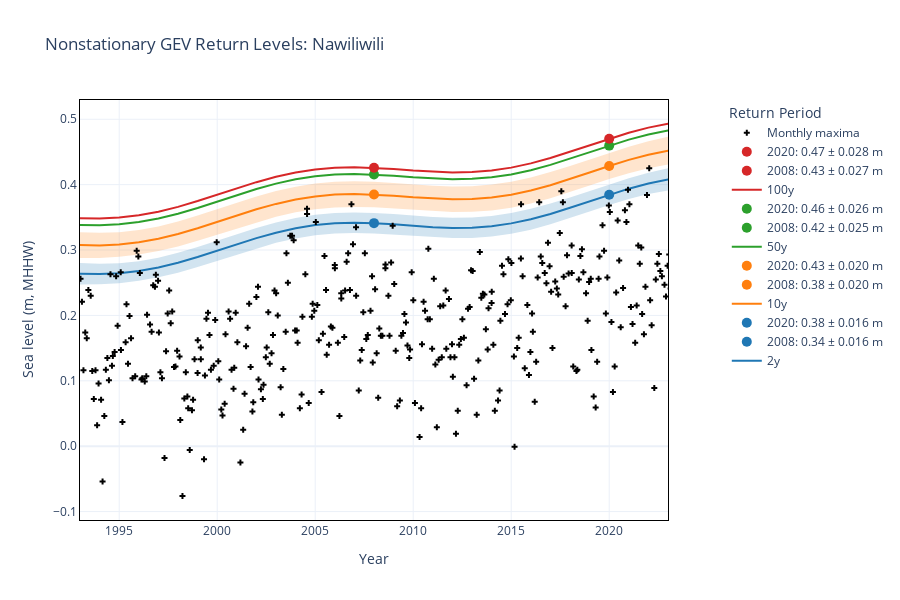

The code cell stored with this chart in its notebook:
### Markdown cell above
We can also make it interactive.

### Code cell
#The mean of the location parameter should be the mean of the monthly maxima
meanmaxSL = w_cvte2[1]-STNDtoMHHW
#The standard deviation should be the standard deviation of the monthly maxima  
rangemaxSL = w_cvte2[2]
fig = plotting.plotTimeDependentReturnValue_plotly(stationID, 
                                                   STNDtoMHHW, 
                                                   dirs['model_output_dir'], 
                                                   station_name, 
                                                   mm, 
                                                   year0plot, 
                                                   meanmaxSL, 
                                                   rangemaxSL,
                                                   specModel='RL_muN.nc')

### Figure 1 — Plotly figure (JSON) as saved in the notebook; plotly's stock layout.template omitted (floating-point values rounded to 4 significant figures; data arrays with more than 128 entries replaced by an {"elided": "..."} marker saying what was removed)
{"data": [{"hovertemplate": "%{x:.0f}: %{y:.3f} m", "line": {"color": "#1f77b4", "width": 2}, "mode": "lines", "name": "2y", "type": "scatter", "x": [1993.0, 1994.0, 1995.0, 1996.0, 1997.0, 1998.0, 1999.0, 2000.0, 2001.0, 2002.0, 2003.0, 2004.0, 2005.0, 2006.0, 2007.0, 2008.0, 2009.0, 2010.0, 2011.0, 2012.0, 2013.0, 2014.0, 2015.0, 2016.0, 2017.0, 2018.0, 2019.0, 2020.0, 2021.0, 2022.0, 2023.0, 2024.0], "y": [0.2637, 0.2632, 0.2645, 0.2679, 0.2733, 0.2806, 0.2893, 0.2989, 0.3088, 0.3182, 0.3265, 0.3333, 0.3381, 0.3409, 0.3418, 0.3411, 0.3392, 0.337, 0.3349, 0.3338, 0.3342, 0.3364, 0.3407, 0.3471, 0.3552, 0.3645, 0.3746, 0.3846, 0.3938, 0.4018, 0.408, 0.4122]}, {"hovertemplate": "%{x:.0f}: %{y:.3f} m", "marker": {"color": "#1f77b4", "size": 10}, "mode": "markers+text", "name": "2008: 0.34 ± 0.016 m", "textposition": "top right", "type": "scatter", "x": [2008], "y": [0.3411]}, {"hovertemplate": "%{x:.0f}: %{y:.3f} m", "marker": {"color": "#1f77b4", "size": 10}, "mode": "markers+text", "name": "2020: 0.38 ± 0.016 m", "textposition": "top right", "type": "scatter", "x": [2020], "y": [0.3846]}, {"hovertemplate": "%{x:.0f}: %{y:.3f} m", "line": {"color": "#ff7f0e", "width": 2}, "mode": "lines", "name": "10y", "type": "scatter", "x": [1993.0, 1994.0, 1995.0, 1996.0, 1997.0, 1998.0, 1999.0, 2000.0, 2001.0, 2002.0, 2003.0, 2004.0, 2005.0, 2006.0, 2007.0, 2008.0, 2009.0, 2010.0, 2011.0, 2012.0, 2013.0, 2014.0, 2015.0, 2016.0, 2017.0, 2018.0, 2019.0, 2020.0, 2021.0, 2022.0, 2023.0, 2024.0], "y": [0.3075, 0.3071, 0.3084, 0.3118, 0.3172, 0.3246, 0.3333, 0.3429, 0.3528, 0.3622, 0.3705, 0.3773, 0.382, 0.3848, 0.3856, 0.3849, 0.383, 0.3807, 0.3787, 0.3776, 0.378, 0.3803, 0.3847, 0.3911, 0.3992, 0.4086, 0.4186, 0.4286, 0.4378, 0.4458, 0.452, 0.4561]}, {"hovertemplate": "%{x:.0f}: %{y:.3f} m", "marker": {"color": "#ff7f0e", "size": 10}, "mode": "markers+text", "name": "2008: 0.38 ± 0.020 m", "textposition": "top right", "type": "scatter", "x": [2008], "y": [0.3849]}, {"hovertemplate": "%{x:.0f}: %{y:.3f} m", "marker": {"color": "#ff7f0e", "size": 10}, "mode": "markers+text", "name": "2020: 0.43 ± 0.020 m", "textposition": "top right", "type": "scatter", "x": [2020], "y": [0.4286]}, {"hovertemplate": "%{x:.0f}: %{y:.3f} m", "line": {"color": "#2ca02c", "width": 2}, "mode": "lines", "name": "50y", "type": "scatter", "x": [1993.0, 1994.0, 1995.0, 1996.0, 1997.0, 1998.0, 1999.0, 2000.0, 2001.0, 2002.0, 2003.0, 2004.0, 2005.0, 2006.0, 2007.0, 2008.0, 2009.0, 2010.0, 2011.0, 2012.0, 2013.0, 2014.0, 2015.0, 2016.0, 2017.0, 2018.0, 2019.0, 2020.0, 2021.0, 2022.0, 2023.0, 2024.0], "y": [0.3383, 0.3379, 0.3393, 0.3427, 0.3482, 0.3556, 0.3644, 0.374, 0.3839, 0.3933, 0.4016, 0.4082, 0.4129, 0.4156, 0.4164, 0.4156, 0.4138, 0.4115, 0.4095, 0.4084, 0.4089, 0.4112, 0.4156, 0.4221, 0.4302, 0.4397, 0.4497, 0.4597, 0.4689, 0.4768, 0.4829, 0.487]}, {"hovertemplate": "%{x:.0f}: %{y:.3f} m", "marker": {"color": "#2ca02c", "size": 10}, "mode": "markers+text", "name": "2008: 0.42 ± 0.025 m", "textposition": "top right", "type": "scatter", "x": [2008], "y": [0.4156]}, {"hovertemplate": "%{x:.0f}: %{y:.3f} m", "marker": {"color": "#2ca02c", "size": 10}, "mode": "markers+text", "name": "2020: 0.46 ± 0.026 m", "textposition": "top right", "type": "scatter", "x": [2020], "y": [0.4597]}, {"hovertemplate": "%{x:.0f}: %{y:.3f} m", "line": {"color": "#d62728", "width": 2}, "mode": "lines", "name": "100y", "type": "scatter", "x": [1993.0, 1994.0, 1995.0, 1996.0, 1997.0, 1998.0, 1999.0, 2000.0, 2001.0, 2002.0, 2003.0, 2004.0, 2005.0, 2006.0, 2007.0, 2008.0, 2009.0, 2010.0, 2011.0, 2012.0, 2013.0, 2014.0, 2015.0, 2016.0, 2017.0, 2018.0, 2019.0, 2020.0, 2021.0, 2022.0, 2023.0, 2024.0], "y": [0.3486, 0.3482, 0.3496, 0.3531, 0.3586, 0.366, 0.3749, 0.3845, 0.3944, 0.4038, 0.412, 0.4186, 0.4233, 0.426, 0.4267, 0.4259, 0.4241, 0.4218, 0.4198, 0.4187, 0.4192, 0.4216, 0.426, 0.4325, 0.4407, 0.4501, 0.4602, 0.4702, 0.4794, 0.4872, 0.4933, 0.4973]}, {"hovertemplate": "%{x:.0f}: %{y:.3f} m", "marker": {"color": "#d62728", "size": 10}, "mode": "markers+text", "name": "2008: 0.43 ± 0.027 m", "textposition": "top right", "type": "scatter", "x": [2008], "y": [0.4259]}, {"hovertemplate": "%{x:.0f}: %{y:.3f} m", "marker": {"color": "#d62728", "size": 10}, "mode": "markers+text", "name": "2020: 0.47 ± 0.028 m", "textposition": "top right", "type": "scatter", "x": [2020], "y": [0.4702]}, {"fillcolor": "rgba(31.0, 119.0, 180.0, 0.2)", "hoverlabel": {"bgcolor": "rgba(31.0, 119.0, 180.0, 0.2)", "font": {"color": "#1f77b4"}}, "hovertemplate": "%{x:.0f}: %{y:.3f} m", "line": {"color": "rgba(31.0, 119.0, 180.0, 0)"}, "mode": "lines", "name": "Upper Confidence Interval", "showlegend": false, "type": "scatter", "x": [1993.0, 1994.0, 1995.0, 1996.0, 1997.0, 1998.0, 1999.0, 2000.0, 2001.0, 2002.0, 2003.0, 2004.0, 2005.0, 2006.0, 2007.0, 2008.0, 2009.0, 2010.0, 2011.0, 2012.0, 2013.0, 2014.0, 2015.0, 2016.0, 2017.0, 2018.0, 2019.0, 2020.0, 2021.0, 2022.0, 2023.0, 2024.0], "y": [0.2802, 0.2789, 0.2797, 0.2829, 0.2883, 0.2957, 0.3046, 0.3144, 0.3243, 0.3338, 0.3422, 0.3489, 0.3538, 0.3566, 0.3574, 0.3568, 0.3549, 0.3526, 0.3505, 0.3494, 0.3499, 0.3522, 0.3566, 0.363, 0.3711, 0.3804, 0.3903, 0.4003, 0.4097, 0.4181, 0.425, 0.4301]}, {"fill": "tonexty", "fillcolor": "rgba(31.0, 119.0, 180.0, 0.2)", "hoverlabel": {"bgcolor": "rgba(31.0, 119.0, 180.0, 0.2)", "font": {"color": "#1f77b4"}}, "hovertemplate": "%{x:.0f}: %{y:.3f} m", "line": {"color": "rgba(31.0, 119.0, 180.0, 0)"}, "mode": "lines", "name": "Lower Confidence Interval", "showlegend": false, "type": "scatter", "x": [1993.0, 1994.0, 1995.0, 1996.0, 1997.0, 1998.0, 1999.0, 2000.0, 2001.0, 2002.0, 2003.0, 2004.0, 2005.0, 2006.0, 2007.0, 2008.0, 2009.0, 2010.0, 2011.0, 2012.0, 2013.0, 2014.0, 2015.0, 2016.0, 2017.0, 2018.0, 2019.0, 2020.0, 2021.0, 2022.0, 2023.0, 2024.0], "y": [0.2472, 0.2476, 0.2494, 0.253, 0.2583, 0.2654, 0.274, 0.2834, 0.2932, 0.3026, 0.3109, 0.3177, 0.3225, 0.3252, 0.3261, 0.3254, 0.3236, 0.3213, 0.3193, 0.3182, 0.3185, 0.3207, 0.3249, 0.3311, 0.3392, 0.3487, 0.3588, 0.3688, 0.378, 0.3855, 0.391, 0.3942]}, {"fillcolor": "rgba(255.0, 127.0, 14.0, 0.2)", "hoverlabel": {"bgcolor": "rgba(255.0, 127.0, 14.0, 0.2)", "font": {"color": "#ff7f0e"}}, "hovertemplate": "%{x:.0f}: %{y:.3f} m", "line": {"color": "rgba(255.0, 127.0, 14.0, 0)"}, "mode": "lines", "name": "Upper Confidence Interval", "showlegend": false, "type": "scatter", "x": [1993.0, 1994.0, 1995.0, 1996.0, 1997.0, 1998.0, 1999.0, 2000.0, 2001.0, 2002.0, 2003.0, 2004.0, 2005.0, 2006.0, 2007.0, 2008.0, 2009.0, 2010.0, 2011.0, 2012.0, 2013.0, 2014.0, 2015.0, 2016.0, 2017.0, 2018.0, 2019.0, 2020.0, 2021.0, 2022.0, 2023.0, 2024.0], "y": [0.3273, 0.3263, 0.3272, 0.3305, 0.3361, 0.3436, 0.3526, 0.3624, 0.3724, 0.3819, 0.3902, 0.3969, 0.4017, 0.4044, 0.4052, 0.4044, 0.4025, 0.4002, 0.3982, 0.3971, 0.3976, 0.4, 0.4046, 0.4111, 0.4193, 0.4287, 0.4387, 0.4487, 0.4581, 0.4664, 0.4731, 0.478]}, {"fill": "tonexty", "fillcolor": "rgba(255.0, 127.0, 14.0, 0.2)", "hoverlabel": {"bgcolor": "rgba(255.0, 127.0, 14.0, 0.2)", "font": {"color": "#ff7f0e"}}, "hovertemplate": "%{x:.0f}: %{y:.3f} m", "line": {"color": "rgba(255.0, 127.0, 14.0, 0)"}, "mode": "lines", "name": "Lower Confidence Interval", "showlegend": false, "type": "scatter", "x": [1993.0, 1994.0, 1995.0, 1996.0, 1997.0, 1998.0, 1999.0, 2000.0, 2001.0, 2002.0, 2003.0, 2004.0, 2005.0, 2006.0, 2007.0, 2008.0, 2009.0, 2010.0, 2011.0, 2012.0, 2013.0, 2014.0, 2015.0, 2016.0, 2017.0, 2018.0, 2019.0, 2020.0, 2021.0, 2022.0, 2023.0, 2024.0], "y": [0.2877, 0.2879, 0.2896, 0.2931, 0.2984, 0.3055, 0.314, 0.3234, 0.3332, 0.3426, 0.3509, 0.3576, 0.3624, 0.3651, 0.366, 0.3653, 0.3635, 0.3612, 0.3592, 0.3581, 0.3584, 0.3606, 0.3648, 0.371, 0.3791, 0.3885, 0.3985, 0.4085, 0.4176, 0.4252, 0.4308, 0.4341]}, {"hovertemplate": "%{x:.0f}: %{y:.3f} m", "marker": {"color": "black", "size": 5, "symbol": "cross"}, "mode": "markers", "name": "Monthly maxima", "type": "scatter", "x": {"elided": "382 float values"}, "y": {"elided": "382 float values"}}], "layout": {"height": 600, "legend": {"title": {"text": "Return Period"}, "x": 1.1, "y": 1}, "title": {"text": "Nonstationary GEV Return Levels: Nawiliwili"}, "width": 900, "xaxis": {"linecolor": "black", "mirror": true, "range": [1993, 2023], "showline": true, "tickformat": ".0f", "title": {"text": "Year"}}, "yaxis": {"linecolor": "black", "mirror": true, "range": [[0.07711], [0.1568]], "showline": true, "tickformat": ".1f", "title": {"text": "Sea level (m, MHHW)"}}}}
